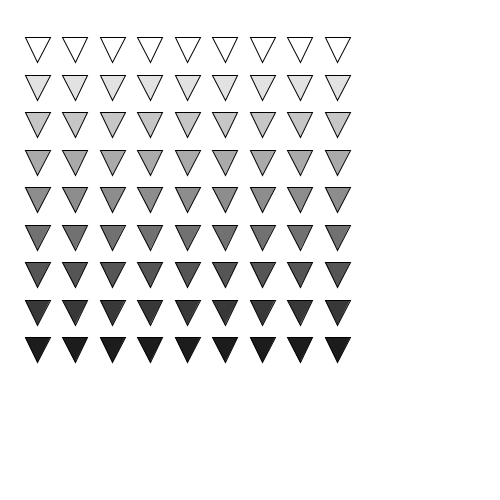
Frame 1 (no input)
Frame 60 (the mouse pressed at the canvas centre just before this capture): identical to frame 1, image omitted
Frame 120 (the mouse held since frame 60 and released just before this capture): identical to frame 1, image omitted

The Processing sketch that drew this single still picture (run headless with seeded random() and noise(); from frame 60 on, the mouse is pressed at the canvas centre):

// Processing sketch: processing_37160
// ── processing_37160.pde

float spacing;

void setup(){
  size(500,500);
  // spacing set to 25 to resemble given picture
  spacing = 25;
  smooth();
}

void draw(){
  background(255);
  fill(0);
  
  for(int i = 1; i < 10; i++){
    for(int j = 1; j < 10; j++){
      // Map the color to set the shade
      float shade = map(j, 1, 10, 255, 0);
      fill(shade);
      
      // Here the distance between top left corners of triangles
      // is 1.5 * spacing (if the distance between triangles was
      // supposed to be 1.5 * spacing, this could be changed to
      // 2.5 * spacing)
      translate(i * spacing * 1.5, j * spacing * 1.5);
      
      triangle(-(.5*spacing), 0, .5*spacing, 0, 0, spacing);
      
      translate(-(i * spacing * 1.5), -(j * spacing * 1.5));
    }
  }
}
